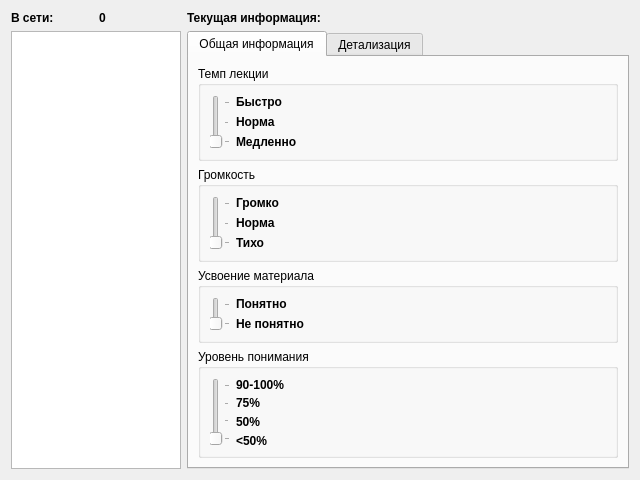
<?xml version="1.0" encoding="UTF-8"?>
<ui version="4.0">
 <class>frmServer</class>
 <widget class="QWidget" name="frmServer">
  <property name="geometry">
   <rect>
    <x>0</x>
    <y>0</y>
    <width>640</width>
    <height>480</height>
   </rect>
  </property>
  <property name="minimumSize">
   <size>
    <width>640</width>
    <height>480</height>
   </size>
  </property>
  <property name="windowTitle">
   <string>Server</string>
  </property>
  <property name="windowIcon">
   <iconset resource="images.qrc">
    <normaloff>:/icons/itemico/Andere110.ico</normaloff>:/icons/itemico/Andere110.ico</iconset>
  </property>
  <layout class="QGridLayout" name="gridLayout">
   <item row="0" column="0">
    <widget class="QLabel" name="label">
     <property name="font">
      <font>
       <weight>75</weight>
       <bold>true</bold>
      </font>
     </property>
     <property name="text">
      <string>В сети:</string>
     </property>
    </widget>
   </item>
   <item row="0" column="1">
    <widget class="QLabel" name="lblCount">
     <property name="font">
      <font>
       <weight>75</weight>
       <bold>true</bold>
      </font>
     </property>
     <property name="text">
      <string>0</string>
     </property>
    </widget>
   </item>
   <item row="0" column="2">
    <widget class="QLabel" name="label_2">
     <property name="font">
      <font>
       <weight>75</weight>
       <bold>true</bold>
      </font>
     </property>
     <property name="text">
      <string>Текущая информация:</string>
     </property>
    </widget>
   </item>
   <item row="1" column="0" colspan="2">
    <widget class="QListWidget" name="listWorkstations">
     <property name="minimumSize">
      <size>
       <width>170</width>
       <height>0</height>
      </size>
     </property>
     <property name="maximumSize">
      <size>
       <width>170</width>
       <height>16777215</height>
      </size>
     </property>
     <property name="font">
      <font>
       <weight>75</weight>
       <bold>true</bold>
      </font>
     </property>
     <property name="styleSheet">
      <string notr="true"/>
     </property>
     <property name="iconSize">
      <size>
       <width>32</width>
       <height>32</height>
      </size>
     </property>
    </widget>
   </item>
   <item row="1" column="2">
    <widget class="QTabWidget" name="tabWidget">
     <property name="currentIndex">
      <number>0</number>
     </property>
     <widget class="QWidget" name="tabMain">
      <attribute name="icon">
       <iconset resource="images.qrc">
        <normaloff>:/icons/itemico/K018.ico</normaloff>:/icons/itemico/K018.ico</iconset>
      </attribute>
      <attribute name="title">
       <string>Общая информация</string>
      </attribute>
      <layout class="QGridLayout" name="gridLayout_2">
       <item row="0" column="0">
        <widget class="QGroupBox" name="groupBox">
         <property name="title">
          <string>Темп лекции</string>
         </property>
         <layout class="QGridLayout" name="gridLayout_4">
          <item row="0" column="0" rowspan="3">
           <widget class="QSlider" name="verticalSlider">
            <property name="minimum">
             <number>1</number>
            </property>
            <property name="maximum">
             <number>3</number>
            </property>
            <property name="orientation">
             <enum>Qt::Vertical</enum>
            </property>
            <property name="tickPosition">
             <enum>QSlider::TicksBelow</enum>
            </property>
            <property name="tickInterval">
             <number>1</number>
            </property>
           </widget>
          </item>
          <item row="0" column="1">
           <widget class="QLabel" name="label_3">
            <property name="font">
             <font>
              <weight>75</weight>
              <bold>true</bold>
             </font>
            </property>
            <property name="text">
             <string>Быстро</string>
            </property>
            <property name="alignment">
             <set>Qt::AlignLeading|Qt::AlignLeft|Qt::AlignTop</set>
            </property>
           </widget>
          </item>
          <item row="1" column="1">
           <widget class="QLabel" name="label_4">
            <property name="font">
             <font>
              <weight>75</weight>
              <bold>true</bold>
             </font>
            </property>
            <property name="text">
             <string>Норма</string>
            </property>
           </widget>
          </item>
          <item row="2" column="1">
           <widget class="QLabel" name="label_5">
            <property name="font">
             <font>
              <weight>75</weight>
              <bold>true</bold>
             </font>
            </property>
            <property name="text">
             <string>Медленно</string>
            </property>
            <property name="alignment">
             <set>Qt::AlignBottom|Qt::AlignLeading|Qt::AlignLeft</set>
            </property>
           </widget>
          </item>
         </layout>
        </widget>
       </item>
       <item row="1" column="0">
        <widget class="QGroupBox" name="groupBox_2">
         <property name="title">
          <string>Громкость</string>
         </property>
         <layout class="QGridLayout" name="gridLayout_5">
          <item row="0" column="0" rowspan="3">
           <widget class="QSlider" name="verticalSlider_2">
            <property name="minimum">
             <number>1</number>
            </property>
            <property name="maximum">
             <number>3</number>
            </property>
            <property name="orientation">
             <enum>Qt::Vertical</enum>
            </property>
            <property name="tickPosition">
             <enum>QSlider::TicksBelow</enum>
            </property>
            <property name="tickInterval">
             <number>1</number>
            </property>
           </widget>
          </item>
          <item row="0" column="1">
           <widget class="QLabel" name="label_8">
            <property name="font">
             <font>
              <weight>75</weight>
              <bold>true</bold>
             </font>
            </property>
            <property name="text">
             <string>Громко</string>
            </property>
            <property name="alignment">
             <set>Qt::AlignLeading|Qt::AlignLeft|Qt::AlignTop</set>
            </property>
           </widget>
          </item>
          <item row="1" column="1">
           <widget class="QLabel" name="label_7">
            <property name="font">
             <font>
              <weight>75</weight>
              <bold>true</bold>
             </font>
            </property>
            <property name="text">
             <string>Норма</string>
            </property>
           </widget>
          </item>
          <item row="2" column="1">
           <widget class="QLabel" name="label_6">
            <property name="font">
             <font>
              <weight>75</weight>
              <bold>true</bold>
             </font>
            </property>
            <property name="text">
             <string>Тихо</string>
            </property>
            <property name="alignment">
             <set>Qt::AlignBottom|Qt::AlignLeading|Qt::AlignLeft</set>
            </property>
           </widget>
          </item>
         </layout>
        </widget>
       </item>
       <item row="3" column="0">
        <widget class="QGroupBox" name="groupBox_4">
         <property name="title">
          <string>Уровень понимания</string>
         </property>
         <layout class="QGridLayout" name="gridLayout_7">
          <item row="0" column="0" rowspan="4">
           <widget class="QSlider" name="verticalSlider_4">
            <property name="minimum">
             <number>1</number>
            </property>
            <property name="maximum">
             <number>4</number>
            </property>
            <property name="orientation">
             <enum>Qt::Vertical</enum>
            </property>
            <property name="tickPosition">
             <enum>QSlider::TicksBelow</enum>
            </property>
            <property name="tickInterval">
             <number>1</number>
            </property>
           </widget>
          </item>
          <item row="0" column="1">
           <widget class="QLabel" name="label_13">
            <property name="font">
             <font>
              <weight>75</weight>
              <bold>true</bold>
             </font>
            </property>
            <property name="text">
             <string>90-100%</string>
            </property>
            <property name="alignment">
             <set>Qt::AlignLeading|Qt::AlignLeft|Qt::AlignTop</set>
            </property>
           </widget>
          </item>
          <item row="1" column="1">
           <widget class="QLabel" name="label_12">
            <property name="font">
             <font>
              <weight>75</weight>
              <bold>true</bold>
             </font>
            </property>
            <property name="text">
             <string>75%</string>
            </property>
           </widget>
          </item>
          <item row="2" column="1">
           <widget class="QLabel" name="label_14">
            <property name="font">
             <font>
              <weight>75</weight>
              <bold>true</bold>
             </font>
            </property>
            <property name="text">
             <string>50%</string>
            </property>
           </widget>
          </item>
          <item row="3" column="1">
           <widget class="QLabel" name="label_10">
            <property name="font">
             <font>
              <weight>75</weight>
              <bold>true</bold>
             </font>
            </property>
            <property name="text">
             <string>&lt;50%</string>
            </property>
            <property name="alignment">
             <set>Qt::AlignBottom|Qt::AlignLeading|Qt::AlignLeft</set>
            </property>
           </widget>
          </item>
         </layout>
        </widget>
       </item>
       <item row="2" column="0">
        <widget class="QGroupBox" name="groupBox_3">
         <property name="title">
          <string>Усвоение материала</string>
         </property>
         <layout class="QGridLayout" name="gridLayout_6">
          <item row="0" column="0" rowspan="2">
           <widget class="QSlider" name="verticalSlider_3">
            <property name="minimum">
             <number>1</number>
            </property>
            <property name="maximum">
             <number>2</number>
            </property>
            <property name="orientation">
             <enum>Qt::Vertical</enum>
            </property>
            <property name="tickPosition">
             <enum>QSlider::TicksBelow</enum>
            </property>
            <property name="tickInterval">
             <number>1</number>
            </property>
           </widget>
          </item>
          <item row="0" column="1">
           <widget class="QLabel" name="label_11">
            <property name="font">
             <font>
              <weight>75</weight>
              <bold>true</bold>
             </font>
            </property>
            <property name="text">
             <string>Понятно</string>
            </property>
            <property name="alignment">
             <set>Qt::AlignLeading|Qt::AlignLeft|Qt::AlignTop</set>
            </property>
           </widget>
          </item>
          <item row="1" column="1">
           <widget class="QLabel" name="label_9">
            <property name="font">
             <font>
              <weight>75</weight>
              <bold>true</bold>
             </font>
            </property>
            <property name="text">
             <string>Не понятно</string>
            </property>
            <property name="alignment">
             <set>Qt::AlignBottom|Qt::AlignLeading|Qt::AlignLeft</set>
            </property>
           </widget>
          </item>
         </layout>
        </widget>
       </item>
      </layout>
     </widget>
     <widget class="QWidget" name="tabDetail">
      <attribute name="icon">
       <iconset resource="images.qrc">
        <normaloff>:/icons/itemico/AllDay24.ico</normaloff>:/icons/itemico/AllDay24.ico</iconset>
      </attribute>
      <attribute name="title">
       <string>Детализация</string>
      </attribute>
      <layout class="QGridLayout" name="gridLayout_3">
       <item row="0" column="0">
        <widget class="QGroupBox" name="groupBox_5">
         <property name="title">
          <string>Темп лекции</string>
         </property>
         <layout class="QGridLayout" name="gridLayout_8">
          <item row="0" column="0" rowspan="3">
           <widget class="QSlider" name="verticalSlider_5">
            <property name="minimum">
             <number>1</number>
            </property>
            <property name="maximum">
             <number>3</number>
            </property>
            <property name="orientation">
             <enum>Qt::Vertical</enum>
            </property>
            <property name="tickPosition">
             <enum>QSlider::TicksBelow</enum>
            </property>
            <property name="tickInterval">
             <number>1</number>
            </property>
           </widget>
          </item>
          <item row="0" column="1">
           <widget class="QLabel" name="label_15">
            <property name="font">
             <font>
              <weight>75</weight>
              <bold>true</bold>
             </font>
            </property>
            <property name="text">
             <string>Быстро</string>
            </property>
            <property name="alignment">
             <set>Qt::AlignLeading|Qt::AlignLeft|Qt::AlignTop</set>
            </property>
           </widget>
          </item>
          <item row="1" column="1">
           <widget class="QLabel" name="label_16">
            <property name="font">
             <font>
              <weight>75</weight>
              <bold>true</bold>
             </font>
            </property>
            <property name="text">
             <string>Норма</string>
            </property>
           </widget>
          </item>
          <item row="2" column="1">
           <widget class="QLabel" name="label_17">
            <property name="font">
             <font>
              <weight>75</weight>
              <bold>true</bold>
             </font>
            </property>
            <property name="text">
             <string>Медленно</string>
            </property>
            <property name="alignment">
             <set>Qt::AlignBottom|Qt::AlignLeading|Qt::AlignLeft</set>
            </property>
           </widget>
          </item>
         </layout>
        </widget>
       </item>
       <item row="1" column="0">
        <widget class="QGroupBox" name="groupBox_8">
         <property name="title">
          <string>Громкость</string>
         </property>
         <layout class="QGridLayout" name="gridLayout_11">
          <item row="0" column="0" rowspan="3">
           <widget class="QSlider" name="verticalSlider_8">
            <property name="minimum">
             <number>1</number>
            </property>
            <property name="maximum">
             <number>3</number>
            </property>
            <property name="orientation">
             <enum>Qt::Vertical</enum>
            </property>
            <property name="tickPosition">
             <enum>QSlider::TicksBelow</enum>
            </property>
            <property name="tickInterval">
             <number>1</number>
            </property>
           </widget>
          </item>
          <item row="0" column="1">
           <widget class="QLabel" name="label_24">
            <property name="font">
             <font>
              <weight>75</weight>
              <bold>true</bold>
             </font>
            </property>
            <property name="text">
             <string>Громко</string>
            </property>
            <property name="alignment">
             <set>Qt::AlignLeading|Qt::AlignLeft|Qt::AlignTop</set>
            </property>
           </widget>
          </item>
          <item row="1" column="1">
           <widget class="QLabel" name="label_25">
            <property name="font">
             <font>
              <weight>75</weight>
              <bold>true</bold>
             </font>
            </property>
            <property name="text">
             <string>Норма</string>
            </property>
           </widget>
          </item>
          <item row="2" column="1">
           <widget class="QLabel" name="label_26">
            <property name="font">
             <font>
              <weight>75</weight>
              <bold>true</bold>
             </font>
            </property>
            <property name="text">
             <string>Тихо</string>
            </property>
            <property name="alignment">
             <set>Qt::AlignBottom|Qt::AlignLeading|Qt::AlignLeft</set>
            </property>
           </widget>
          </item>
         </layout>
        </widget>
       </item>
       <item row="2" column="0">
        <widget class="QGroupBox" name="groupBox_7">
         <property name="title">
          <string>Усвоение материала</string>
         </property>
         <layout class="QGridLayout" name="gridLayout_10">
          <item row="0" column="0" rowspan="2">
           <widget class="QSlider" name="verticalSlider_7">
            <property name="minimum">
             <number>1</number>
            </property>
            <property name="maximum">
             <number>2</number>
            </property>
            <property name="orientation">
             <enum>Qt::Vertical</enum>
            </property>
            <property name="tickPosition">
             <enum>QSlider::TicksBelow</enum>
            </property>
            <property name="tickInterval">
             <number>1</number>
            </property>
           </widget>
          </item>
          <item row="0" column="1">
           <widget class="QLabel" name="label_22">
            <property name="font">
             <font>
              <weight>75</weight>
              <bold>true</bold>
             </font>
            </property>
            <property name="text">
             <string>Понятно</string>
            </property>
            <property name="alignment">
             <set>Qt::AlignLeading|Qt::AlignLeft|Qt::AlignTop</set>
            </property>
           </widget>
          </item>
          <item row="1" column="1">
           <widget class="QLabel" name="label_23">
            <property name="font">
             <font>
              <weight>75</weight>
              <bold>true</bold>
             </font>
            </property>
            <property name="text">
             <string>Не понятно</string>
            </property>
            <property name="alignment">
             <set>Qt::AlignBottom|Qt::AlignLeading|Qt::AlignLeft</set>
            </property>
           </widget>
          </item>
         </layout>
        </widget>
       </item>
      </layout>
     </widget>
    </widget>
   </item>
  </layout>
 </widget>
 <resources>
  <include location="images.qrc"/>
 </resources>
 <connections/>
</ui>
